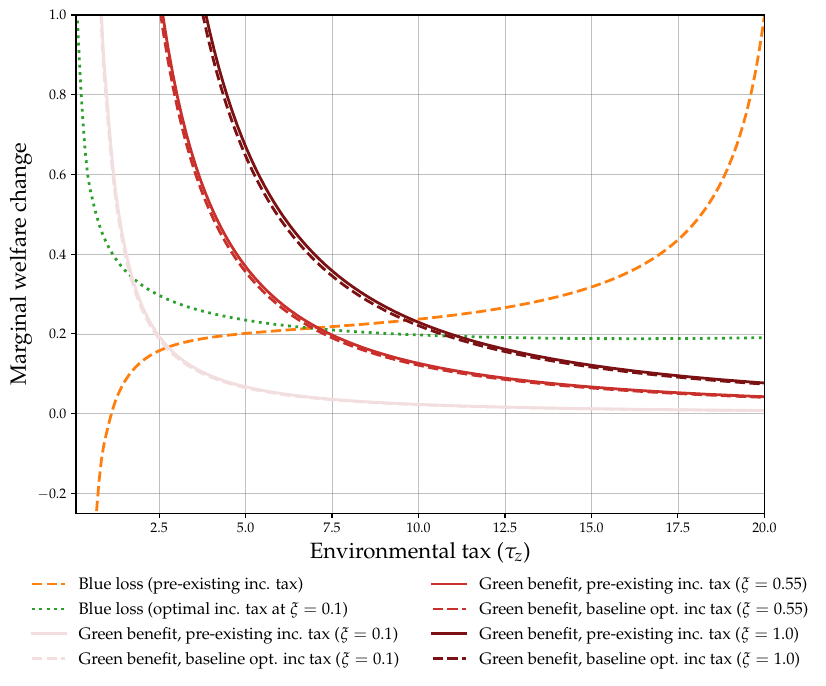

Generate this figure with Python:
# plot_slopes_and_penalty_slope.py
#
# Computes and plots:
#  1) –Slopes of the two aggregate welfare‐difference curves
#     (pre‐existing τ_w vs. optimal τ_w at ξ=0.1), flipped by –1
#  2) –Slope of the penalty term d/dτ_z[5·ξ·(z_c + z_d)] for ξ ∈ {0.1, 0.55, 1.0}
# against τ_z, all in one figure with the original styling.
# Only three lines (marked +++) have been added to plot the penalty curves for the optimal τ_w system.

import numpy as np
import matplotlib.pyplot as plt
import matplotlib as mpl
from scipy.interpolate import make_interp_spline
import sys, os

# ─── Matplotlib LaTeX setup ───────────────────────────────────────────────────
mpl.rcParams.update({
    "text.usetex": True,
    "font.family":  "serif",
    "font.serif":   ["Palatino"],
    "text.latex.preamble": r"""
        \PassOptionsToPackage{sc}{mathpazo}
        \linespread{1.5}
        \usepackage[T1]{fontenc}
    """,
})

project_root = os.path.dirname(os.path.dirname(os.path.abspath(__file__)))
if project_root not in sys.path:
    sys.path.insert(0, project_root)
from a_solvers.inner_solver import solve, n

# ─── Parameters & grids ───────────────────────────────────────────────────────
g              = 5.0
tau_w_init     = np.array([0.015, 0.072, 0.115, 0.156, 0.24])
tau_w_opt      = np.array([-1.12963781, -0.06584074, 0.2043803, 0.38336986, 0.63241591])
tau_z_values   = np.linspace(0.1, 20.0, 100)
tau_z_smooth   = np.linspace(tau_z_values.min(), tau_z_values.max(), 300)
tau_z_baseline = 0.1

# ─── Baseline utilities at τ_z = 0.1 ───────────────────────────────────────────
_, res1, c1 = solve(tau_w_init, tau_z_baseline, g)
_, res2, c2 = solve(tau_w_opt,   tau_z_baseline, g)
if not (c1 and c2):
    raise RuntimeError("Baseline did not converge.")
u0_1 = res1["utilities"]
u0_2 = res2["utilities"]

# ─── Compute aggregate welfare differences ─────────────────────────────────────
agg_diff1 = np.zeros_like(tau_z_values)
agg_diff2 = np.zeros_like(tau_z_values)
for j, tz in enumerate(tau_z_values):
    _, r1, conv1 = solve(tau_w_init, tz, g)
    _, r2, conv2 = solve(tau_w_opt,  tz, g)
    u1 = r1["utilities"] if conv1 else u0_1
    u2 = r2["utilities"] if conv2 else u0_2
    agg_diff1[j] = np.sum(u1 - u0_1)
    agg_diff2[j] = np.sum(u2 - u0_2)

# ─── Smooth and differentiate welfare curves ──────────────────────────────────
spl1   = make_interp_spline(tau_z_values, agg_diff1)
spl2   = make_interp_spline(tau_z_values, agg_diff2)
slope1 = spl1.derivative()(tau_z_smooth)
slope2 = spl2.derivative()(tau_z_smooth)

# ─── Compute aggregate pollution for pre-existing τ_w ─────────────────────────
agg_poll = np.zeros_like(tau_z_values)
for j, tz in enumerate(tau_z_values):
    _, rp, convp = solve(tau_w_init, tz, g)
    if not convp:
        raise RuntimeError(f"Did not converge at τ_z = {tz:.3f}")
    agg_poll[j] = rp["z_c"] + rp["z_d"]

# ─── Smooth pollution curve and compute its derivative ───────────────────────
poll_spline  = make_interp_spline(tau_z_values, agg_poll)
poll_smooth  = poll_spline(tau_z_smooth)
poll_slope   = poll_spline.derivative()(tau_z_smooth)

# +++ Compute pollution & slope for optimal τ_w +++
agg_poll_opt = np.zeros_like(tau_z_values)
for j, tz in enumerate(tau_z_values):
    _, rp_opt, convp_opt = solve(tau_w_opt, tz, g)
    agg_poll_opt[j] = (rp_opt["z_c"] + rp_opt["z_d"]) if convp_opt else agg_poll_opt[j]
poll_spline_opt = make_interp_spline(tau_z_values, agg_poll_opt)
poll_smooth_opt = poll_spline_opt(tau_z_smooth)
poll_slope_opt  = poll_spline_opt.derivative()(tau_z_smooth)

# ─── Plot all curves together ─────────────────────────────────────────────────
plt.figure(figsize=(7, 5))

# (1) Flipped slopes of welfare-difference curves
plt.plot(
    tau_z_smooth, -slope1,
    color='tab:orange', linestyle='--', linewidth=2,
    label='Blue loss (pre-existing $\\tau_w$)'
)
plt.plot(
    tau_z_smooth, -slope2,
    color='tab:green', linestyle=':', linewidth=2,
    label='Blue loss (optimal $\\tau_w$ at $\\xi=0.1$)'
)

# (2) Flipped slopes of penalty term for three ξ (pre-existing in solid, optimal in dashed)
xis = [0.1, 0.55, 1.0]
maroon_shades = ['#f2dede', '#c9302c', '#7b1113']
for xi_val, col in zip(xis, maroon_shades):
    # pre-existing τ_w
    plt.plot(
        tau_z_smooth,
        -5 * xi_val * poll_slope,
        color=col, linestyle='-', linewidth=2,
        label=f'Green benefit, pre-existing inc. tax ($\\xi={xi_val}$)'
    )
    # optimal τ_w (no extra legend entry)
    plt.plot(
        tau_z_smooth,
        -5 * xi_val * poll_slope_opt,
        color=col, linestyle='--', label=f'Green benefit, baseline opt. inc tax ($\\xi={xi_val}$)', linewidth=2
    )

# ─── Styling (unchanged) ─────────────────────────────────────────────────────
plt.xlim(0.1, 20.0)
plt.ylim(-0.25, 1.00)
plt.xlabel(r'Environmental tax ($\tau_z$)', fontsize=14)
plt.ylabel(r'Marginal welfare change', fontsize=14)
plt.grid(True, color='grey', linestyle='-', linewidth=0.3, alpha=0.5)
plt.legend(loc='best', fontsize=8)
plt.tight_layout()

# ─── Save & show ─────────────────────────────────────────────────────────────
plt.savefig("c_opttax/c_tradeoff.pdf", bbox_inches='tight')
